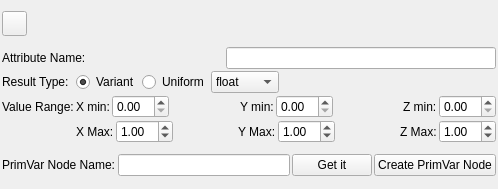
<?xml version="1.0" encoding="UTF-8"?>
<ui version="4.0">
 <class>Form</class>
 <widget class="QWidget" name="Form">
  <property name="geometry">
   <rect>
    <x>0</x>
    <y>0</y>
    <width>498</width>
    <height>189</height>
   </rect>
  </property>
  <property name="maximumSize">
   <size>
    <width>16777215</width>
    <height>195</height>
   </size>
  </property>
  <property name="windowTitle">
   <string>Form</string>
  </property>
  <layout class="QVBoxLayout" name="mainLayout">
   <property name="spacing">
    <number>2</number>
   </property>
   <property name="margin">
    <number>2</number>
   </property>
   <item>
    <widget class="QPushButton" name="delete_this">
     <property name="minimumSize">
      <size>
       <width>25</width>
       <height>25</height>
      </size>
     </property>
     <property name="maximumSize">
      <size>
       <width>25</width>
       <height>25</height>
      </size>
     </property>
     <property name="text">
      <string/>
     </property>
    </widget>
   </item>
   <item>
    <layout class="QGridLayout" name="gridLayout">
     <item row="0" column="0" colspan="2">
      <layout class="QHBoxLayout" name="horizontalLayout">
       <item>
        <widget class="QLabel" name="label">
         <property name="text">
          <string>Attribute Name:</string>
         </property>
        </widget>
       </item>
       <item>
        <widget class="QLineEdit" name="attr_name">
         <property name="maximumSize">
          <size>
           <width>270</width>
           <height>16777215</height>
          </size>
         </property>
        </widget>
       </item>
      </layout>
     </item>
     <item row="1" column="0">
      <widget class="QLabel" name="label_10">
       <property name="text">
        <string>Result Type:</string>
       </property>
      </widget>
     </item>
     <item row="1" column="1">
      <layout class="QHBoxLayout" name="horizontalLayout_5">
       <item>
        <widget class="QRadioButton" name="variation">
         <property name="text">
          <string>Variant</string>
         </property>
         <property name="checked">
          <bool>true</bool>
         </property>
        </widget>
       </item>
       <item>
        <widget class="QRadioButton" name="uniform">
         <property name="text">
          <string>Uniform</string>
         </property>
        </widget>
       </item>
       <item>
        <widget class="QComboBox" name="type">
         <item>
          <property name="text">
           <string>float</string>
          </property>
         </item>
         <item>
          <property name="text">
           <string>integer</string>
          </property>
         </item>
        </widget>
       </item>
       <item>
        <spacer name="horizontalSpacer_5">
         <property name="orientation">
          <enum>Qt::Horizontal</enum>
         </property>
         <property name="sizeHint" stdset="0">
          <size>
           <width>40</width>
           <height>20</height>
          </size>
         </property>
        </spacer>
       </item>
      </layout>
     </item>
     <item row="2" column="0">
      <widget class="QLabel" name="label_2">
       <property name="text">
        <string>Value Range:</string>
       </property>
      </widget>
     </item>
     <item row="2" column="1">
      <layout class="QHBoxLayout" name="horizontalLayout_3">
       <item>
        <widget class="QLabel" name="label_3">
         <property name="text">
          <string>X min:</string>
         </property>
        </widget>
       </item>
       <item>
        <widget class="QDoubleSpinBox" name="min_x_value">
         <property name="singleStep">
          <double>0.100000000000000</double>
         </property>
        </widget>
       </item>
       <item>
        <spacer name="horizontalSpacer_3">
         <property name="orientation">
          <enum>Qt::Horizontal</enum>
         </property>
         <property name="sizeHint" stdset="0">
          <size>
           <width>40</width>
           <height>20</height>
          </size>
         </property>
        </spacer>
       </item>
       <item>
        <widget class="QLabel" name="label_7">
         <property name="text">
          <string>Y min:</string>
         </property>
        </widget>
       </item>
       <item>
        <widget class="QDoubleSpinBox" name="min_y_value">
         <property name="singleStep">
          <double>0.100000000000000</double>
         </property>
        </widget>
       </item>
       <item>
        <spacer name="horizontalSpacer_4">
         <property name="orientation">
          <enum>Qt::Horizontal</enum>
         </property>
         <property name="sizeHint" stdset="0">
          <size>
           <width>40</width>
           <height>20</height>
          </size>
         </property>
        </spacer>
       </item>
       <item>
        <widget class="QLabel" name="label_8">
         <property name="text">
          <string>Z min:</string>
         </property>
        </widget>
       </item>
       <item>
        <widget class="QDoubleSpinBox" name="min_z_value">
         <property name="singleStep">
          <double>0.100000000000000</double>
         </property>
        </widget>
       </item>
      </layout>
     </item>
     <item row="3" column="1">
      <layout class="QHBoxLayout" name="horizontalLayout_4">
       <item>
        <widget class="QLabel" name="label_4">
         <property name="text">
          <string>X Max:</string>
         </property>
        </widget>
       </item>
       <item>
        <widget class="QDoubleSpinBox" name="max_x_value">
         <property name="singleStep">
          <double>0.100000000000000</double>
         </property>
         <property name="value">
          <double>1.000000000000000</double>
         </property>
        </widget>
       </item>
       <item>
        <spacer name="horizontalSpacer_2">
         <property name="orientation">
          <enum>Qt::Horizontal</enum>
         </property>
         <property name="sizeHint" stdset="0">
          <size>
           <width>40</width>
           <height>20</height>
          </size>
         </property>
        </spacer>
       </item>
       <item>
        <widget class="QLabel" name="label_6">
         <property name="text">
          <string>Y Max:</string>
         </property>
        </widget>
       </item>
       <item>
        <widget class="QDoubleSpinBox" name="max_y_value">
         <property name="singleStep">
          <double>0.100000000000000</double>
         </property>
         <property name="value">
          <double>1.000000000000000</double>
         </property>
        </widget>
       </item>
       <item>
        <spacer name="horizontalSpacer">
         <property name="orientation">
          <enum>Qt::Horizontal</enum>
         </property>
         <property name="sizeHint" stdset="0">
          <size>
           <width>40</width>
           <height>20</height>
          </size>
         </property>
        </spacer>
       </item>
       <item>
        <widget class="QLabel" name="label_9">
         <property name="text">
          <string>Z Max:</string>
         </property>
        </widget>
       </item>
       <item>
        <widget class="QDoubleSpinBox" name="max_z_value">
         <property name="singleStep">
          <double>0.100000000000000</double>
         </property>
         <property name="value">
          <double>1.000000000000000</double>
         </property>
        </widget>
       </item>
      </layout>
     </item>
    </layout>
   </item>
   <item>
    <layout class="QHBoxLayout" name="horizontalLayout_2">
     <item>
      <widget class="QLabel" name="label_5">
       <property name="text">
        <string>PrimVar Node Name:</string>
       </property>
      </widget>
     </item>
     <item>
      <widget class="QLineEdit" name="primvar_node_name">
       <property name="minimumSize">
        <size>
         <width>110</width>
         <height>0</height>
        </size>
       </property>
      </widget>
     </item>
     <item>
      <widget class="QPushButton" name="get_node_name">
       <property name="text">
        <string>Get it</string>
       </property>
      </widget>
     </item>
     <item>
      <widget class="QPushButton" name="create_node">
       <property name="text">
        <string>Create PrimVar Node</string>
       </property>
      </widget>
     </item>
    </layout>
   </item>
  </layout>
 </widget>
 <resources/>
 <connections/>
</ui>
